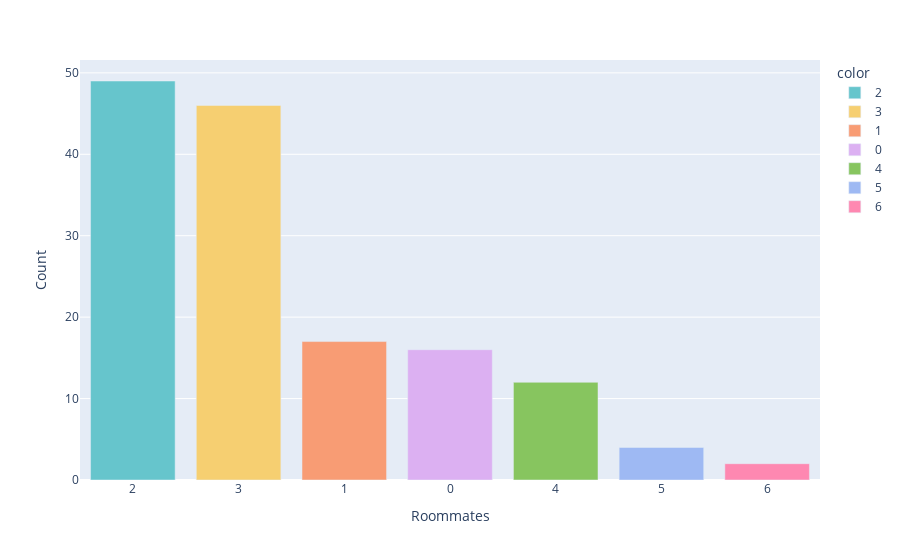

The notebook cell saved with this chart:
### Code cell
from matplotlib import colors


px.bar(df['Ap Apne Room me Kitne roommates chahtey hain ?'].value_counts().head(7), color=df['Ap Apne Room me Kitne roommates chahtey hain ?'].value_counts().head(7).index, labels={'value':'Count', 'index':'Roommates'}, color_discrete_sequence=px.colors.qualitative.Pastel)

### Figure 1 — Plotly figure (JSON) as saved in the notebook; plotly's stock layout.template omitted (floating-point values rounded to 4 significant figures)
{"data": [{"alignmentgroup": "True", "hovertemplate": "color=2<br>Roommates=%{x}<br>Count=%{y}<extra></extra>", "legendgroup": "2", "marker": {"color": "rgb(102, 197, 204)", "pattern": {"shape": ""}}, "name": "2", "offsetgroup": "2", "orientation": "v", "showlegend": true, "textposition": "auto", "type": "bar", "x": ["2"], "xaxis": "x", "y": [49], "yaxis": "y"}, {"alignmentgroup": "True", "hovertemplate": "color=3<br>Roommates=%{x}<br>Count=%{y}<extra></extra>", "legendgroup": "3", "marker": {"color": "rgb(246, 207, 113)", "pattern": {"shape": ""}}, "name": "3", "offsetgroup": "3", "orientation": "v", "showlegend": true, "textposition": "auto", "type": "bar", "x": ["3"], "xaxis": "x", "y": [46], "yaxis": "y"}, {"alignmentgroup": "True", "hovertemplate": "color=1<br>Roommates=%{x}<br>Count=%{y}<extra></extra>", "legendgroup": "1", "marker": {"color": "rgb(248, 156, 116)", "pattern": {"shape": ""}}, "name": "1", "offsetgroup": "1", "orientation": "v", "showlegend": true, "textposition": "auto", "type": "bar", "x": ["1"], "xaxis": "x", "y": [17], "yaxis": "y"}, {"alignmentgroup": "True", "hovertemplate": "color=0<br>Roommates=%{x}<br>Count=%{y}<extra></extra>", "legendgroup": "0", "marker": {"color": "rgb(220, 176, 242)", "pattern": {"shape": ""}}, "name": "0", "offsetgroup": "0", "orientation": "v", "showlegend": true, "textposition": "auto", "type": "bar", "x": ["0"], "xaxis": "x", "y": [16], "yaxis": "y"}, {"alignmentgroup": "True", "hovertemplate": "color=4<br>Roommates=%{x}<br>Count=%{y}<extra></extra>", "legendgroup": "4", "marker": {"color": "rgb(135, 197, 95)", "pattern": {"shape": ""}}, "name": "4", "offsetgroup": "4", "orientation": "v", "showlegend": true, "textposition": "auto", "type": "bar", "x": ["4"], "xaxis": "x", "y": [12], "yaxis": "y"}, {"alignmentgroup": "True", "hovertemplate": "color=5<br>Roommates=%{x}<br>Count=%{y}<extra></extra>", "legendgroup": "5", "marker": {"color": "rgb(158, 185, 243)", "pattern": {"shape": ""}}, "name": "5", "offsetgroup": "5", "orientation": "v", "showlegend": true, "textposition": "auto", "type": "bar", "x": ["5"], "xaxis": "x", "y": [4], "yaxis": "y"}, {"alignmentgroup": "True", "hovertemplate": "color=6<br>Roommates=%{x}<br>Count=%{y}<extra></extra>", "legendgroup": "6", "marker": {"color": "rgb(254, 136, 177)", "pattern": {"shape": ""}}, "name": "6", "offsetgroup": "6", "orientation": "v", "showlegend": true, "textposition": "auto", "type": "bar", "x": ["6"], "xaxis": "x", "y": [2], "yaxis": "y"}], "layout": {"barmode": "relative", "legend": {"title": {"text": "color"}, "tracegroupgap": 0}, "margin": {"t": 60}, "xaxis": {"anchor": "y", "domain": [0, 1], "title": {"text": "Roommates"}}, "yaxis": {"anchor": "x", "domain": [0, 1], "title": {"text": "Count"}}}}
